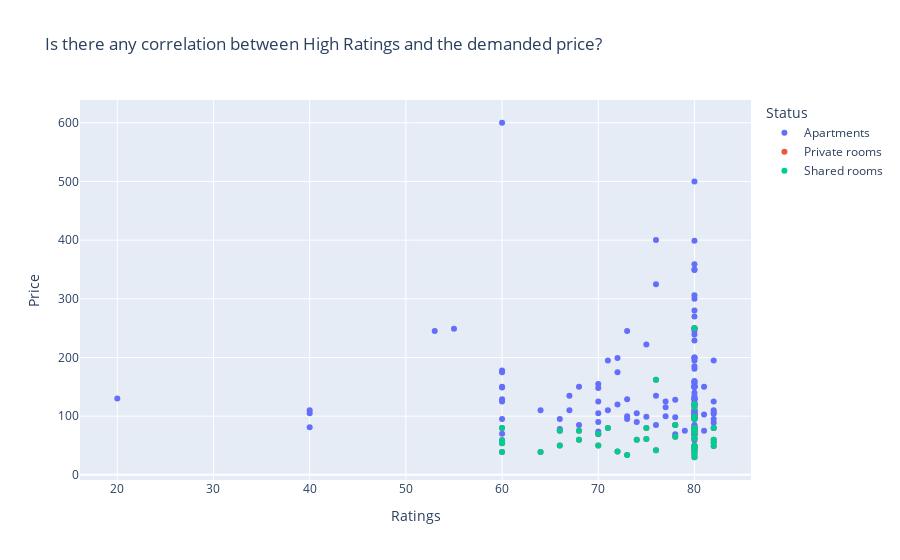

The code cell stored with this chart in its notebook:
### Code cell
# repeat plot

x1 = df_question3_mr['review_scores_rating']
y1 = df_question3_mr['price']
y2 = df_question3_pr['price']
y3 = df_question3_sr['price']

fig = go.Figure()

fig.add_trace(go.Scatter(
    x= x1,
    y=y1,
    name="Apartments",
     mode="markers",
))

fig.add_trace(go.Scatter(
    x= x1,
    y=y2,
    name="Private rooms",
    mode="markers",
))

fig.add_trace(go.Scatter(
    x= x1,
    y=y2,
    name="Shared rooms",
    mode="markers",
))


fig.update_layout(
    title="Is there any correlation between High Ratings and the demanded price?",
    xaxis_title="Ratings",
    yaxis_title="Price",
    legend_title="Status",
    )


fig.show()

### Figure 1 — Plotly figure (JSON) as saved in the notebook; plotly's stock layout.template omitted (floating-point values rounded to 4 significant figures; data arrays with more than 128 entries replaced by an {"elided": "..."} marker saying what was removed)
{"data": [{"mode": "markers", "name": "Apartments", "type": "scatter", "x": {"elided": "143 int values"}, "y": {"elided": "143 int values"}}, {"mode": "markers", "name": "Private rooms", "type": "scatter", "x": {"elided": "143 int values"}, "y": [47, 61, 95, 80, 60, 50, 80, 99, 35, 45, 30, 63, 120, 80, 39, 42, 115, 75, 99, 250, 65, 50, 34, 62, 49, 55, 60, 85, 59, 42, 39, 39, 50, 60, 49, 162, 75, 79, 75, 75, 48, 80, 70, 54, 72, 40, 80, 80, 120]}, {"mode": "markers", "name": "Shared rooms", "type": "scatter", "x": {"elided": "143 int values"}, "y": [47, 61, 95, 80, 60, 50, 80, 99, 35, 45, 30, 63, 120, 80, 39, 42, 115, 75, 99, 250, 65, 50, 34, 62, 49, 55, 60, 85, 59, 42, 39, 39, 50, 60, 49, 162, 75, 79, 75, 75, 48, 80, 70, 54, 72, 40, 80, 80, 120]}], "layout": {"legend": {"title": {"text": "Status"}}, "title": {"text": "Is there any correlation between High Ratings and the demanded price?"}, "xaxis": {"title": {"text": "Ratings"}}, "yaxis": {"title": {"text": "Price"}}}}
